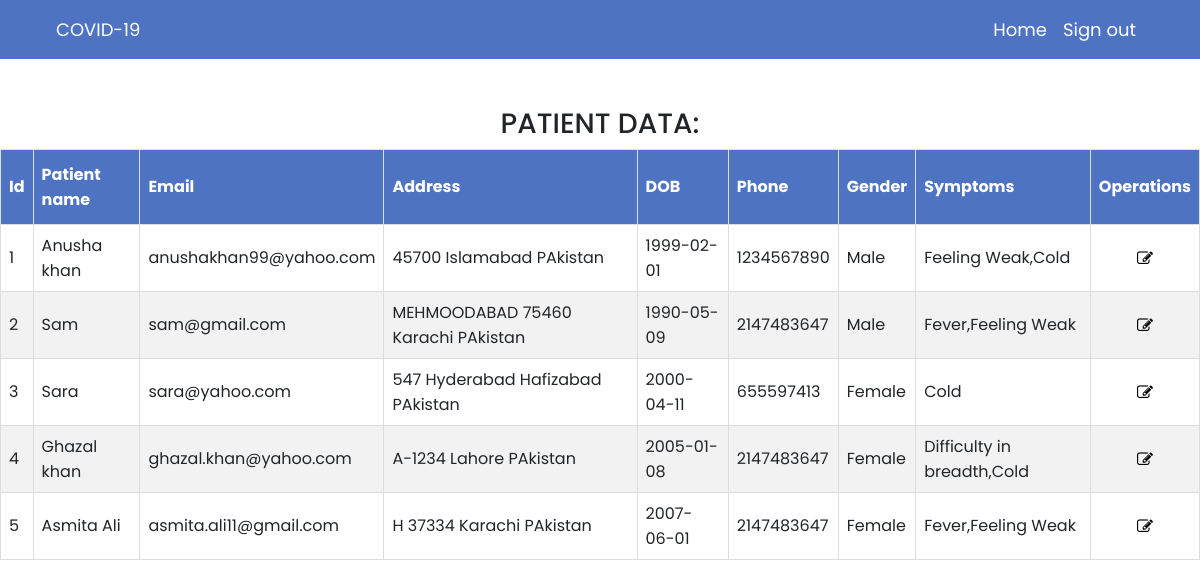
The app's page /patient.php with its own data.
### tables this page shows
CREATE TABLE `patientstbl` (
  `patientID` int(11) primary key,
  `FullName` varchar(120) DEFAULT NULL,
  `EmailAddress` varchar(50) DEFAULT NULL,
  `FullAddress` varchar(255) DEFAULT NULL,
  `DateOfBirth` date DEFAULT NULL,
  `MobileNumber` int(11) DEFAULT NULL,
  `Gender` varchar(25) DEFAULT NULL,
  `Symptoms` varchar(30) DEFAULT NULL
);

### patient.php (the view, shortened to what this page needs)
<html>
<head>
   <?php include 'link/links.php'; ?>
</head>
<body>
   <nav class="navbar navbar-expand-sm nav_style p-2">
      <a class="navbar-brand pl-5" href="index.php">COVID-19</a>
      <div class="collapse navbar-collapse pr-5" id="navbarSupportedContent">
         <ul class="navbar-nav ml-auto">
            <li class="nav-item active">
               <a class="nav-link" href="index2.php">Home
               </a>
            </li>
            <li class="nav-item">
               <a class="nav-link" href="logout.php">Sign out</a>
            </li>
         </ul>
      </div>
   </nav>
   <center>
      <div class="main-div mt-3">
         <h3 class="text-center text-uppercase mt-5">Patient Data:</h3>
         <div class="center-div">
            <div class="table-responsive">
               <table id="customers">
                  <thead>
                     <tr>
                        <th>Id</th>
                        <th>Patient name</th>
                        <th>Email</th>
                        <th>Address</th>
                        <th>DOB</th>
                        <th>Phone</th>
                        <th>Gender</th>
                        <th>Symptoms</th>
                        <th>Operations</th>
                     </tr>
                  </thead>
                  <tbody>
                     <?php
                     include 'connection.php';
                     $selectquery = " SELECT * from patientstbl";
                     $querys = mysqli_query($con, $selectquery);
                     while ($res = mysqli_fetch_array($querys)) {
                        ?>
                     <tr>
                        <td>
                           <?php echo $res['patientID']; ?>
                        </td>
                        <td>
                           <?php echo $res['FullName']; ?>
                        </td>
                        <td>
                           <?php echo $res['EmailAddress']; ?>
                        </td>
                        <td>
                           <?php echo $res['FullAddress']; ?>
                        </td>
                        <td>
                           <?php echo $res['DateOfBirth']; ?>
                        </td>
                        <td>
                           <?php echo $res['MobileNumber']; ?>
                        </td>
                        <td>
                           <?php echo $res['Gender']; ?>
                        </td>
                        <td>
                           <?php echo $res['Symptoms']; ?>
                        </td>
                        <td>
                           <center><a href="patupd.php?updateid='.$id.'" data-toggle="tooltip"
                                 data-placement="bottom" title="UPDATE">
                                 <i class='fa fa-edit'></i></a></center>
                        </td>
                     </tr>
                     <?php
                     }
                     ?>
                  </tbody>
               </table>
            </div>
         </div>
      </div>
   </center>
</body>
</html>

### link/links.php (shortened to what this page needs)
   <link rel="stylesheet" href="https://maxcdn.bootstrapcdn.com/bootstrap/4.4.1/css/bootstrap.min.css">
   <link rel="stylesheet" href="https://cdnjs.cloudflare.com/ajax/libs/font-awesome/4.7.0/css/font-awesome.min.css"
/>

### css/styleadmin.php (style rules this page uses)
body { margin:0; padding:0; }

### css/style.php (style rules this page uses)
html { scroll-behavior:smooth; }
* { margin :0; padding: 0; box-sizing : border-box; }
.nav_style { background-color:#4E73C3; }
.nav_style a { color : white; font-size: 18px; }

### patient.php (style rules this page uses)
html, body { font-family: 'Poppins', sans-serif; }
#customers { font-family: 'Poppins', sans-serif; border-collapse: collapse; width: 100%; }
#customers td, #customers th { border: 1px solid #ddd; padding: 8px; }
#customers tr:nth-child(even) { background-color: #f2f2f2; }
#customers th { padding-top: 12px; padding-bottom: 12px; text-align: left; background-color: #4E73C3; color: white; }
.fa { color: #000; }
.table-responsive { max-width: 1200px; max-height: 450px; overflow: scroll; }
th { position: sticky; top: 0; }

### records on screen
patientstbl: patientID "1", FullName "Anusha khan", EmailAddress "anushakhan99@yahoo.com", FullAddress "45700 Islamabad PAkistan", DateOfBirth "1999-02-01", MobileNumber "1234567890", Gender "Male", Symptoms "Feeling Weak,Cold"
patientstbl: patientID "2", FullName "Sam", EmailAddress "sam@gmail.com", FullAddress "MEHMOODABAD 75460 Karachi PAkistan", DateOfBirth "1990-05-09", MobileNumber "2147483647", Gender "Male", Symptoms "Fever,Feeling Weak"
patientstbl: patientID "3", FullName "Sara", EmailAddress "sara@yahoo.com", FullAddress "547 Hyderabad Hafizabad PAkistan", DateOfBirth "2000-04-11", MobileNumber "655597413", Gender "Female", Symptoms "Cold"
patientstbl: patientID "4", FullName "Ghazal khan", EmailAddress "ghazal.khan@yahoo.com", FullAddress "A-1234 Lahore PAkistan", DateOfBirth "2005-01-08", MobileNumber "2147483647", Gender "Female", Symptoms "Difficulty in breadth,Cold"
patientstbl: patientID "5", FullName "Asmita Ali", EmailAddress "asmita.ali11@gmail.com", FullAddress "H 37334 Karachi PAkistan", DateOfBirth "2007-06-01", MobileNumber "2147483647", Gender "Female", Symptoms "Fever,Feeling Weak"
